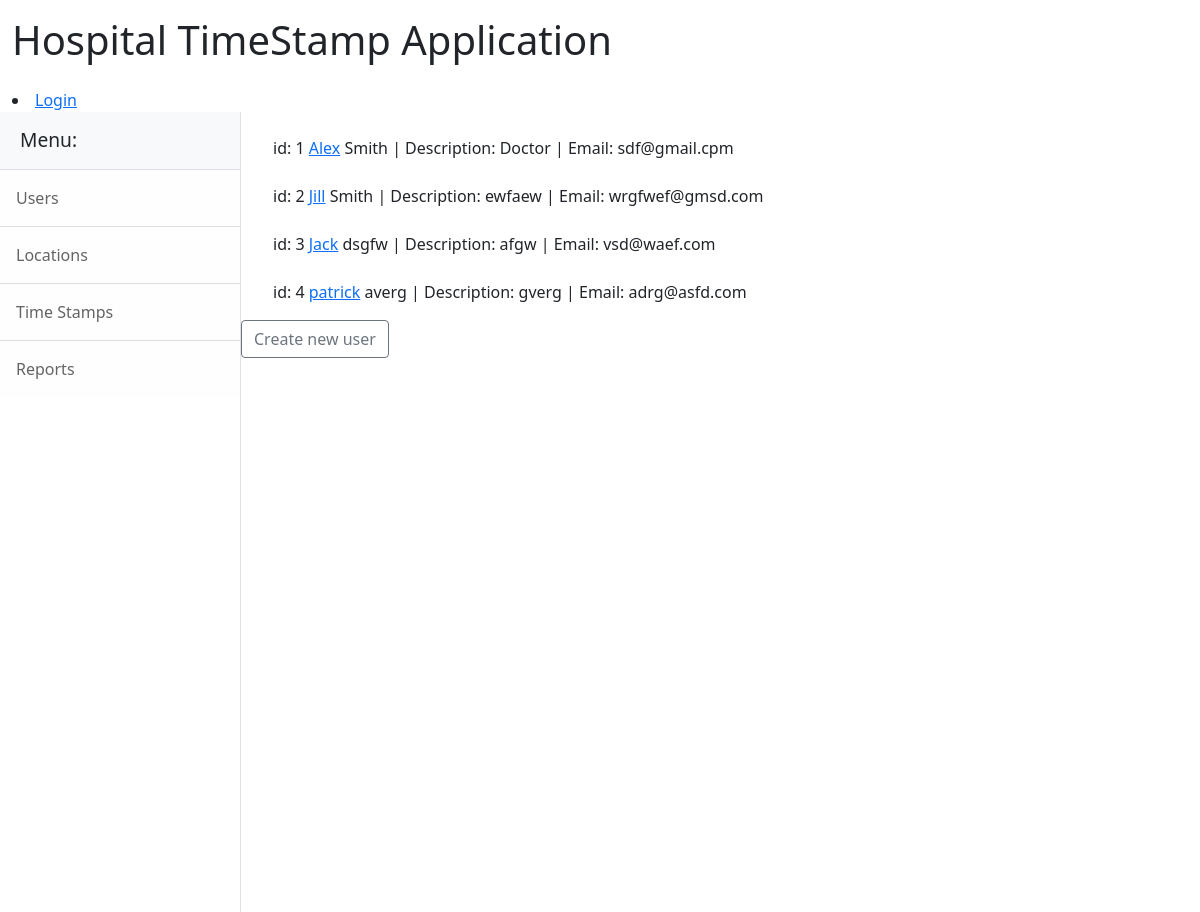
Page /core/users/ on the committed database.
### core/models.py (models this page shows, shortened)
class User(models.Model):
    firstName = models.CharField( max_length=50, null= False)
    lastName = models.CharField( max_length=100, null= False)
    description = models.CharField(max_length=500 , null = True)
    email = models.EmailField( max_length = 254, null=True)
    user = models.ForeignKey(User, on_delete = CASCADE, default = 1 )
    email_conf = models.BooleanField(default = False)

### core/views.py (the view)
# urls.py: path('users/', users_page.as_view() , name='users'),
class users_page(ListView):
    model = User
    template_name = 'users.html'
    context_object_name = 'users'

### core/templates/users.html
{% extends 'main.html'%}
{% block content %}
<form>
    <div id="sidebar">
            <ul>
                {% for u in users %}
                    <br>id: {{ u.id }} <a href="{% url 'core:user_details' u.id %}">{{ u.firstName}}</a> {{ u.lastName }} | Description: {{ u.description }} | Email:  {{ u.email }}</br>
                {% endfor %}
            </ul>
    </div>
    <a class="btn btn-outline-secondary" href="{% url 'core:create_user'%}">Create new user</a>
</form>
{% endblock content %}

### rows in the picture
User: id "1", firstName "Alex", lastName "Smith", description "Doctor", email "sdf@gmail.cpm"
User: id "2", firstName "Jill", lastName "Smith", description "ewfaew", email "wrgfwef@gmsd.com"
User: id "3", firstName "Jack", lastName "dsgfw", description "afgw", email "vsd@waef.com"
User: id "4", firstName "patrick", lastName "averg", description "gverg", email "adrg@asfd.com"
